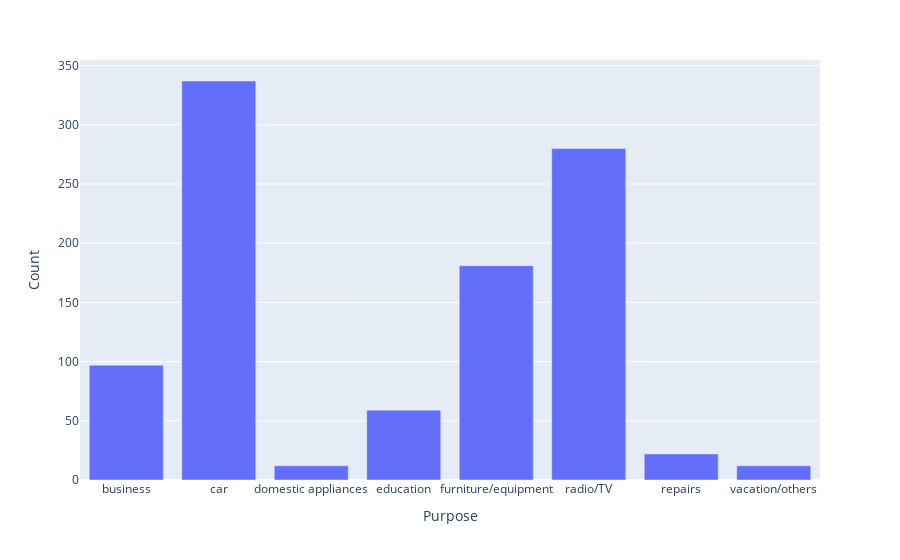

The cell this chart's notebook holds for it:
### Markdown cell above
* the checking accounts of users are equally divided between little and moderate with a small fraction of rich account

### Code cell
pupose = df.groupby('Purpose',as_index=False).count()[['Purpose','No']]
pupose.rename({'No':'Count'},axis=1,inplace=True)

fig = px.bar(pupose, x='Purpose', y='Count')
fig.show()

### Figure 1 — Plotly figure (JSON) as saved in the notebook; plotly's stock layout.template omitted (floating-point values rounded to 4 significant figures)
{"data": [{"alignmentgroup": "True", "hovertemplate": "Purpose=%{x}<br>Count=%{y}<extra></extra>", "legendgroup": "", "marker": {"color": "#636efa", "pattern": {"shape": ""}}, "name": "", "offsetgroup": "", "orientation": "v", "showlegend": false, "textposition": "auto", "type": "bar", "x": ["business", "car", "domestic appliances", "education", "furniture/equipment", "radio/TV", "repairs", "vacation/others"], "xaxis": "x", "y": [97, 337, 12, 59, 181, 280, 22, 12], "yaxis": "y"}], "layout": {"barmode": "relative", "legend": {"tracegroupgap": 0}, "margin": {"t": 60}, "xaxis": {"anchor": "y", "domain": [0, 1], "title": {"text": "Purpose"}}, "yaxis": {"anchor": "x", "domain": [0, 1], "title": {"text": "Count"}}}}
